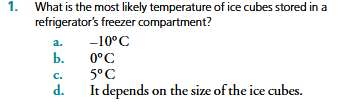
#> input picture test (1)/img/question.png, 347 x 105 px
$ python testDetection.py
#> lines starting #> are read from the running program, lines starting #| are printed output that depends on the picture; after the words box and inside, x2 and y2 are one past the last pixel; in counts of white or black regions, pixels touching at a corner belong together
import os
import cv2
import pytesseract

pytesseract.pytesseract.tesseract_cmd = 'C:\\Program Files\\Tesseract-OCR\\tesseract.exe'

## OLD
# img = cv2.imread('img\\1.png')

## NEW
dir_path = os.path.dirname(os.path.realpath(__file__))
img_path = os.path.join(dir_path, 'img', 'question.png')
img = cv2.imread(img_path)
#> img is the input picture: shape (105, 347, 3); mean B, G, R 240.9, 240.9, 240.3
if img is None:
    raise FileNotFoundError(f"Imagem não encontrada em: {img_path}")

# tess -> only rgb && open -> only bcr
img = cv2.cvtColor(img,cv2.COLOR_BGR2RGB)

## DETECTING CHARACTERS
""" hImg,wImg,cImg = img.shape
cong = r' --oem 3 --psm 6 outputbase digits'
# print(pytesseract.image_to_boxes(img))
boxes = pytesseract.image_to_boxes(img, lang='por',config=cong)
for b in boxes.splitlines():
    b = b.split(' ')
    print(b)
    x,y,w,h = int(b[1]),int(b[2]),int(b[3]),int(b[4])
    cv2.rectangle(img,(x,hImg-y),(w,hImg-h),(0,0,255),1)
    cv2.putText(img,b[0],(x,hImg-y+25),cv2.FONT_HERSHEY_COMPLEX,1,(50,50,255),1)  """

## DETECTING WORDS
""" hImg,wImg,cImg = img.shape
boxes = pytesseract.image_to_data(img, lang='eng')
for x,b in enumerate(boxes.splitlines()):
    if x != 0:
        b = b.split()
        print(b)
        if len(b) == 12:
            x,y,w,h = int(b[6]),int(b[7]),int(b[8]),int(b[9])
            cv2.rectangle(img,(x,y),(w+x,h+y),(0,0,255),1)
            cv2.putText(img,b[11],(x,y),cv2.FONT_HERSHEY_COMPLEX,0.4,(50,50,255),1)  """

## DETECTING DIGITS
""" hImg,wImg,cImg = img.shape
cong = r' --oem 3 --psm 6 outputbase digits'
boxes = pytesseract.image_to_data(img, lang='por',config=cong)
for x,b in enumerate(boxes.splitlines()):
    if x != 0:
        b = b.split()
        print(b)
        if len(b) == 12:
            x,y,w,h = int(b[6]),int(b[7]),int(b[8]),int(b[9])
            cv2.rectangle(img,(x,y),(w+x,h+y),(0,0,255),1)
            cv2.putText(img,b[11],(x,y),cv2.FONT_HERSHEY_COMPLEX,1,(50,50,255),1)  """

## !! BETTER RESOLUCTION !!
img = cv2.resize(img, None, fx=3, fy=3, interpolation=cv2.INTER_CUBIC)
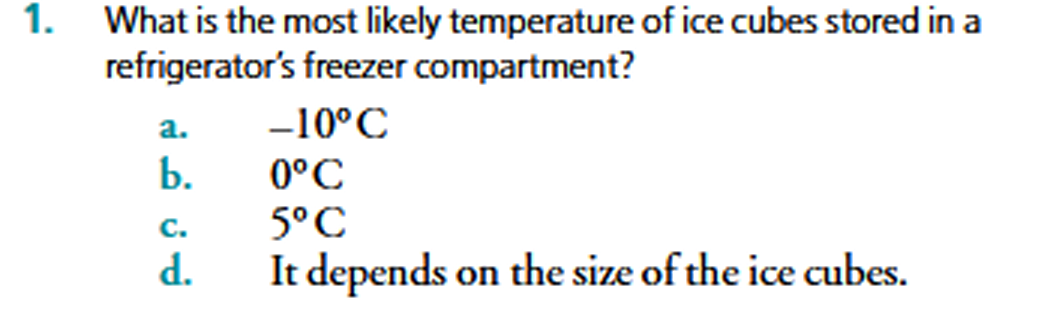
#> img: shape (315, 1041, 3); mean R, G, B 239.6, 240.2, 240.2
gray = cv2.cvtColor(img, cv2.COLOR_BGR2GRAY)
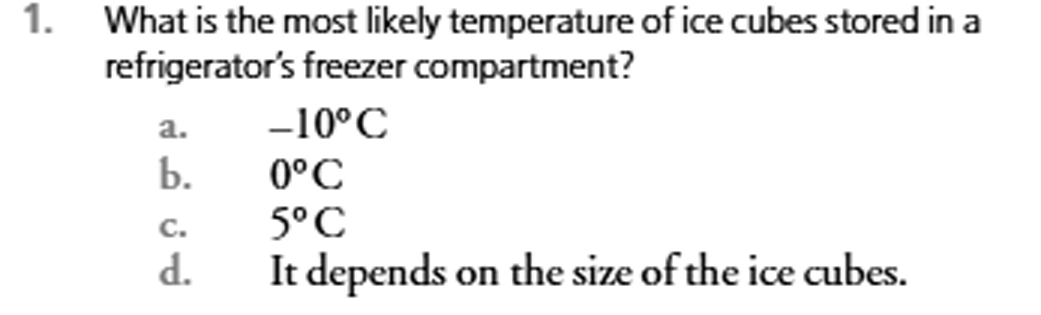
#> gray: shape (315, 1041); min 0, max 255, mean 240.1
_, thresh = cv2.threshold(gray, 0, 255, cv2.THRESH_BINARY + cv2.THRESH_OTSU)
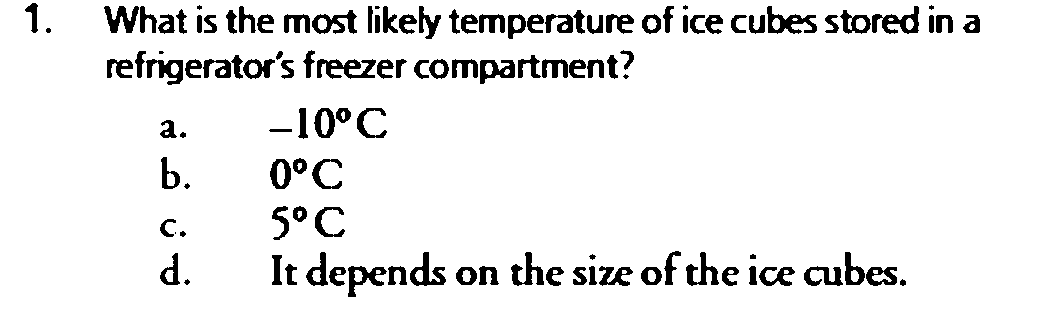
#> thresh: shape (315, 1041); 92.4% white; 116 black regions (7 under 20 px), largest, box (x1, y1, x2, y2) and area: (317, 59, 376, 79) 646, (767, 6, 817, 34) 610, (872, 6, 919, 34) 590

#> (the run stopped early here; a loop or call above may not have finished)
